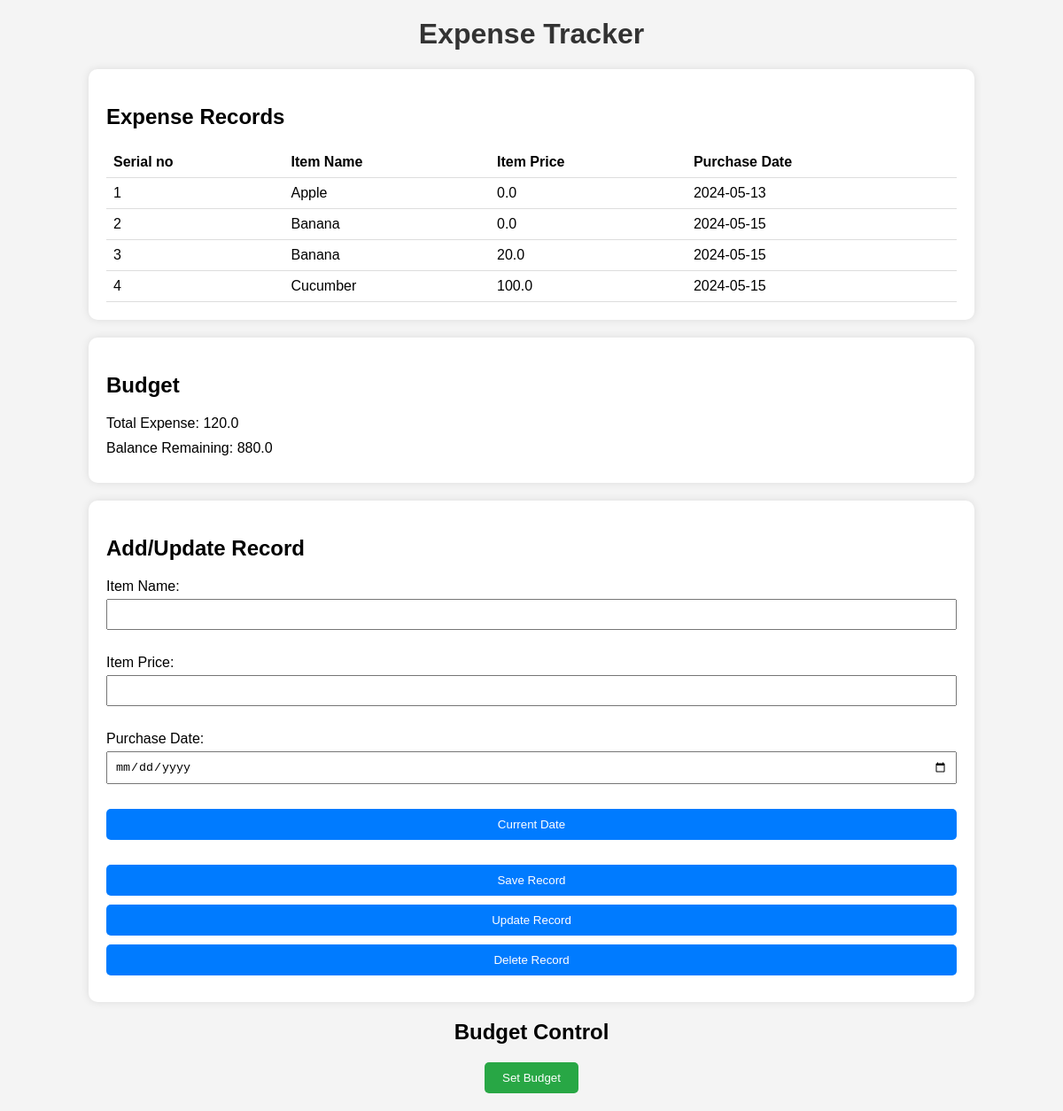
The page / on the database its author committed.
### tables this page shows
CREATE TABLE expense_record (item_name TEXT, item_price REAL, purchase_date TEXT);

CREATE TABLE budget_table (budget REAL);

### Web_version/app.py (the view)
@app.route('/')
def index():
    records = db.fetchRecord('SELECT rowid, * FROM expense_record')
    total_expense_row = db.fetchRecord('SELECT SUM(item_price) FROM expense_record')[0]
    total_expense = total_expense_row[0] if total_expense_row[0] is not None else 0
    budget = db.fetchBudget()
    if budget is None:
        pass
    return render_template('index.html', records=records, total_expense=total_expense, budget=budget)

### Web_version/mydb.py (called while the page is built)
    def get_db(self):
        db = getattr(g, '_database', None)
        if db is None:
            db = g._database = sqlite3.connect(self.db)
        return db

    def fetchRecord(self, query):
        conn = self.get_db()
        cur = conn.cursor()
        cur.execute(query)
        records = cur.fetchall()
        cur.close()
        return records

    def fetchBudget(self):
        conn = self.get_db()
        cur = conn.cursor()
        cur.execute("SELECT budget FROM budget_table")
        result = cur.fetchone()
        cur.close()
        if result:
            return result[0]
        else:
            return 0

### Web_version/template/index.html (shortened to what this page needs)
<!DOCTYPE html>
<html lang="en">
<head>
    <link rel="stylesheet" href="{{ url_for('static', filename='styles.css') }}">
</head>
<body>
    <h1>Expense Tracker</h1>
    <div id="records">
        <h2>Expense Records</h2>
        <table>
            <thead>
                <tr>
                    <th>Serial no</th>
                    <th>Item Name</th>
                    <th>Item Price</th>
                    <th>Purchase Date</th>
                </tr>
            </thead>
            <tbody>
                {% for record in records %}
                <tr>
                    <td>{{ record[0] }}</td>
                    <td>{{ record[1] }}</td>
                    <td>{{ record[2] }}</td>
                    <td>{{ record[3] }}</td>
                </tr>
                {% endfor %}
            </tbody>
        </table>
    </div>
    <div id="budget">
        <h2>Budget</h2>
        <p id="total-expense">Total Expense: {{ total_expense }}</p>
        <p id="balance-remaining">Balance Remaining: {{ budget - total_expense }}</p>
    </div>
    <div id="form-container">
        <h2>Add/Update Record</h2>
        <form id="record-form">
            <label for="item_name">Item Name:</label>
            <input type="text" id="item_name" name="item_name" required><br><br>
            <label for="item_amt">Item Price:</label>
            <input type="number" id="item_amt" name="item_amt" required><br><br>
            <label for="transaction_date">Purchase Date:</label>
            <input type="date" id="transaction_date" name="transaction_date" required><br><br>
            <button type="button" id="cur-date">Current Date</button>
            <br><br>
            <button type="button" id="submit-btn">Save Record</button>
            <button type="button" id="update-btn">Update Record</button>
            <button type="button" id="delete-btn">Delete Record</button>
        </form>
    </div>
    <div id="budget-control">
        <h2>Budget Control</h2>
        <button type="button" id="budget-btn">Set Budget</button>
    </div>
</body>
</html>

### Web_version/static/styles.css (style rules this page uses)
body { font-family: Arial, sans-serif; margin: 0; padding: 0; background-color: #f4f4f4; }
h1 { text-align: center; margin-top: 20px; color: #333; }
#records { margin: 20px auto; width: 80%; background-color: #fff; padding: 20px; border-radius: 10px; box-shadow: 0 0 10px rgba(0, 0, 0, 0.1); }
table { width: 100%; border-collapse: collapse; }
table th, table td { padding: 8px; text-align: left; border-bottom: 1px solid #ddd; }
#form-container { margin: 20px auto; width: 80%; background-color: #fff; padding: 20px; border-radius: 10px; box-shadow: 0 0 10px rgba(0, 0, 0, 0.1); }
form label { display: block; margin-bottom: 5px; }
form input[type="text"], form input[type="number"], form input[type="date"], form button { margin-bottom: 10px; padding: 8px; width: 100%; box-sizing: border-box; }
form button { background-color: #007bff; color: #fff; border: none; border-radius: 5px; padding: 10px 20px; cursor: pointer; transition: background-color 0.3s ease; }
#budget { margin: 20px auto; width: 80%; background-color: #fff; padding: 20px; border-radius: 10px; box-shadow: 0 0 10px rgba(0, 0, 0, 0.1); }
#total-expense, #balance-remaining { margin: 10px 0; }
#budget-control { margin: 20px auto; width: 80%; text-align: center; }
#budget-btn { background-color: #28a745; color: #fff; border: none; border-radius: 5px; padding: 10px 20px; cursor: pointer; transition: background-color 0.3s ease; }

### rows shown on the page
expense_record: rowid "1", item_name "Apple", item_price "0.0", purchase_date "2024-05-13"
expense_record: rowid "2", item_name "Banana", item_price "0.0", purchase_date "2024-05-15"
expense_record: rowid "3", item_name "Banana", item_price "20.0", purchase_date "2024-05-15"
expense_record: rowid "4", item_name "Cucumber", item_price "100.0", purchase_date "2024-05-15"
budget_table: budget-total_expense "880.0"

### other values the page prints
{{ total_expense }} "120.0"
